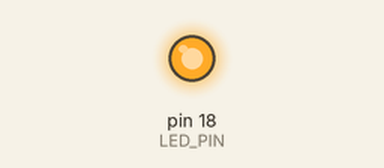
Recording of a sketch running on a simulated Arduino Uno, built with avr-gcc and run on an emulated ATmega328P. Shown: output pins drawn as LEDs (lit = HIGH). What the sketch prints to the serial monitor is not drawn.

Above: at 0.1 s.
Timing chart, 0 to 1.6 s (numbered marks = the images above):
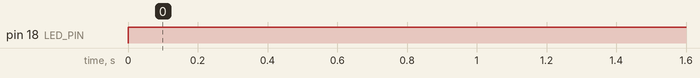

Measured:
- by itself, pin 18 (LED_PIN): LOW → HIGH at 0.00 s

The sketch:

Lap3_2.ino
```cpp
// กำหนดขา GPIO
#define BUTTON_PIN 0  // ปุ่มต่อที่ขา 0
#define LED_PIN 18    // LED ต่อที่ขา 18

// ตัวแปรสำหรับเก็บสถานะ
int counter = 0;   // ตัวนับจำนวนครั้งที่ปุ่มถูกกด
int cur_value = 1; // สถานะปัจจุบันของปุ่ม
int past_value = 1; // สถานะก่อนหน้า

void setup() {
    // ตั้งค่าขา GPIO
    pinMode(BUTTON_PIN, INPUT);  // ตั้งค่าขาเป็น INPUT
    pinMode(LED_PIN, OUTPUT);    // ตั้งค่าขา LED เป็น OUTPUT

    // ปิด LED เริ่มต้น
    digitalWrite(LED_PIN, LOW);

    // เริ่ม Serial Monitor
    Serial.begin(115200);
}

void loop() {
    // อ่านสถานะปัจจุบันของปุ่ม
    cur_value = digitalRead(BUTTON_PIN);

    // ตรวจสอบถ้าปุ่มถูกกด (cur_value == 0) และสถานะก่อนหน้าคือ 1
    if (cur_value == LOW && past_value == HIGH) {
        // เพิ่มตัวนับ
        counter++;

        // พิมพ์ค่าจำนวนครั้งที่กดปุ่มบน Serial Monitor
        Serial.print("Counter = ");
        Serial.println(counter);

        // สลับสถานะของ LED
        digitalWrite(LED_PIN, !digitalRead(LED_PIN));
    }

    // บันทึกสถานะปัจจุบันไปยัง past_value
    past_value = cur_value;

    // หน่วงเวลาดีเลย์เพื่อลดผลกระทบของสัญญาณเด้ง (debouncing)
    delay(50);
}
```
